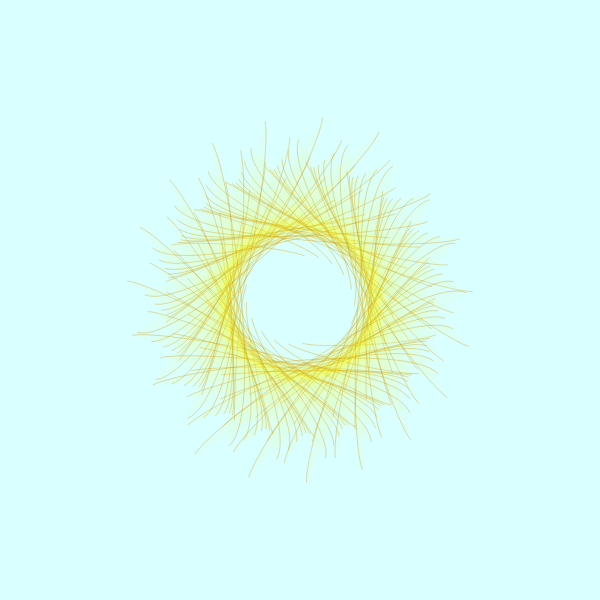
Frame 1 (no input)
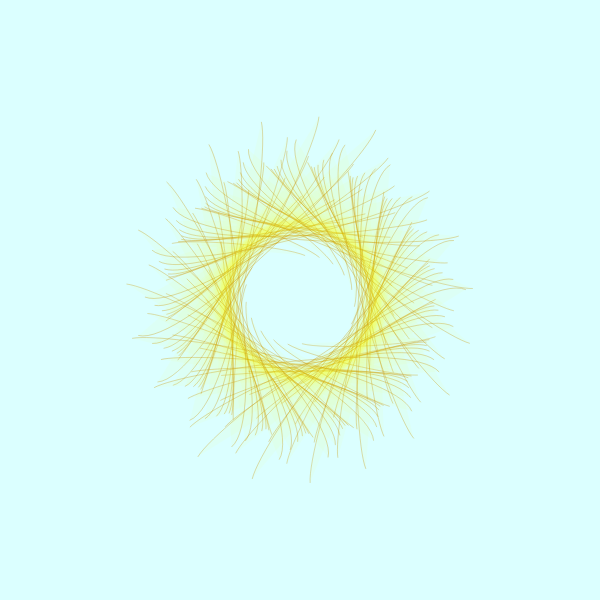
Frame 60 (no input)
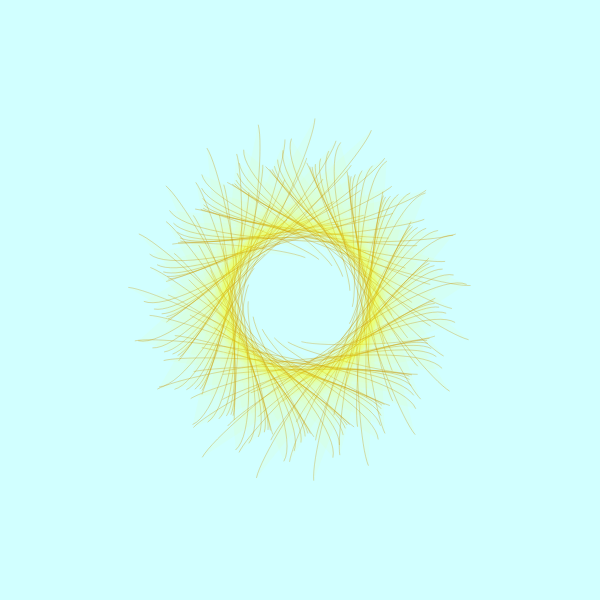
Frame 120 (the mouse pressed at the canvas centre since frame 60)

The p5.js sketch that drew these frames (run headless with seeded random() and noise() and a simulated clock; from frame 60 on, the mouse is pressed at the canvas centre):

// p5.js sketch
// ── sketch.js
var angle;
var gen = 80;

function setup() {
  createCanvas(600, 600);
  stroke(200, 150, 10, 100);
  strokeWeight(0.8);
  fill(255, 255, 0, 10);
}

function draw() {
 // background(255, 255, 255);
  
  flower(width/2, height/2);
}

function flower(originX, originY){
    angle = sin(gen*44)*44;
    background(angle*5, 255, 255);
      push();
        translate(originX, originY);
        rotate(gen*2);
        for(var i = 0; i < 144; i++){
          rotate(6 / gen*44);
          curve(i, i, 0, angle+i, 133, angle-i, i+133, i);
        }
      pop();

      gen += 0.00009;

}
